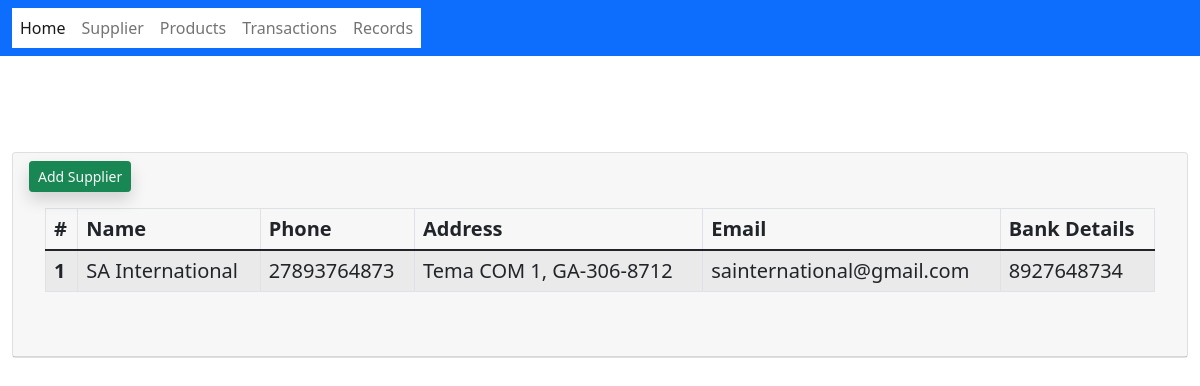
/records/list_suppliers, run on an earlier commit of the app's database.
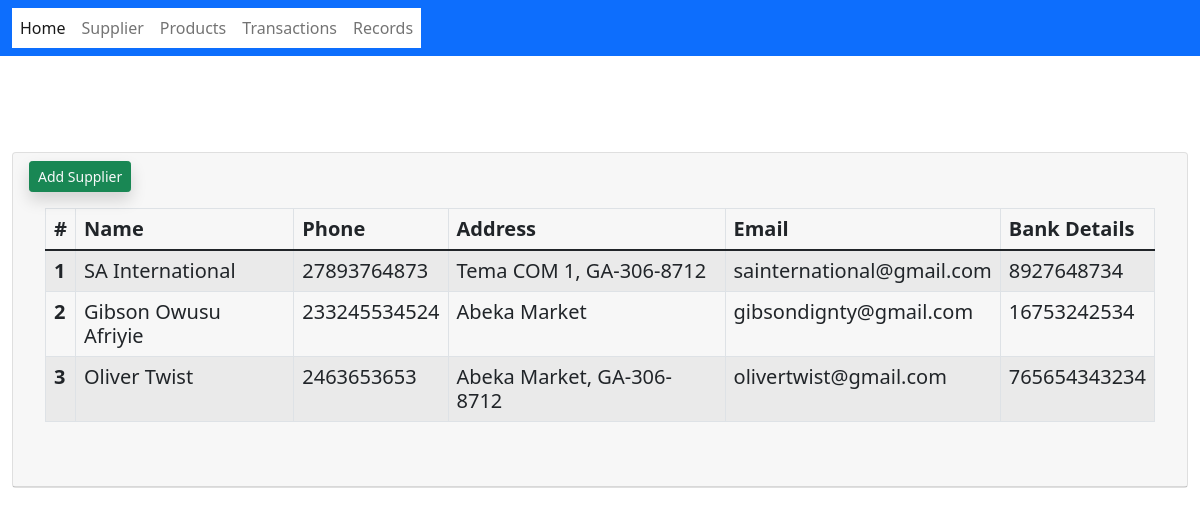
And on a later commit of the database.
### app/models.py (models this page shows, shortened)
class Supplier(models.Model):
    name = models.CharField(max_length=200, help_text='Enter your full name')
    contact = models.PositiveIntegerField(null=True, blank=True)
    address = models.CharField(max_length=255)
    email = models.EmailField(max_length = 150, help_text="")
    bank_details = models.CharField(max_length=200)

### app/views.py (the view)
# urls.py: path('records/list_suppliers', views.list_suppliers, name='list_suppliers'),
def list_suppliers(request):
    suppliers = Supplier.objects.all()
    return render(request, 'app/list_suppliers.html', {"suppliers": suppliers})

### app/templates/app/list_suppliers.html (shortened to what this page needs)
{% extends '../base.html' %}
{% block content %}
    <br><br><br><br>
    <div class="dashboard-wrapper">
        <div class="container-fluid dashboard-content">
            <div class="col-xl-12 col-lg-12 col-md-12 col-sm-12 col-12">
            <div class="card">
                <h5 class="card-header">
                    <a href="{% url 'new_supplier' %}" class="btn btn-sm btn-success shadow float-right text-light ml-5">Add Supplier </a>
                <div class="card-body">
                    <div class="table-responsive">
                        <table class="table table-striped table-bordered first">
                            <thead>
                                <tr>
                                    <th>#</th>
                                    <th>Name</th>
                                    <th>Phone</th>
                                    <th>Address</th>
                                    <th>Email</th>
                                    <th>Bank Details</th>
                                </tr>
                            </thead>
                            <tbody>
                            {% for supplier in suppliers %}
                                <tr>
                                    <th scope="row">{{supplier.id}}</th>
                                    <td>{{supplier.name}}</td>
                                    <td>{{supplier.contact}}</td>
                                    <td>{{supplier.address}}</td>
                                    <td>{{supplier.email}}</td>
                                    <td>{{supplier.bank_details}}</td>
                                </tr>
                            {% endfor %}
                            </tbody>
                        </table>
                        <br>
                    </div>
                </div>
            </div>
     </div>
        </div>
{% endblock content %}

### app/templates/base.html (shortened to what this page needs)
<!doctype html>
<html lang="en">
  <head>
    <link href="https://cdn.jsdelivr.net/npm/bootstrap@5.1.3/dist/css/bootstrap.min.css" rel="stylesheet">
  </head>
  <body>
        <nav class="navbar navbar-expand-lg navbar-light bg-primary">
        <div class="container-fluid">
            <div class="collapse navbar-collapse" id="navbarNav">
            <ul class="navbar-nav bg-white">
                <li class="nav-item">
                <a class="nav-link active" aria-current="page" href="{% url 'index' %}">Home</a>
                </li>
                <li class="nav-item ">
                <a class="nav-link b" href="{% url 'new_supplier' %}">Supplier</a>
                </li>
                <li class="nav-item">
                <a class="nav-link" href="{% url 'new_product' %}">Products</a>
                </li>
                <li class="nav-item">
                <a class="nav-link" href="{% url 'transactions' %}">Transactions</a>
                </li>
                <li class="nav-item">
                <a class="nav-link" href="{% url 'records' %}">Records</a>
                </li>
            </ul>
            </div>
        </div>
        </nav>
        {% block content %}{% endblock content %}
  </body>
</html>

What changed in the data, as far as the page shows it:
added Supplier: id "2", name "Gibson Owusu Afriyie", contact "233245534524", address "Abeka Market", email "gibsondignty@gmail.com", bank_details "16753242534"
added Supplier: id "3", name "Oliver Twist", contact "2463653653", address "Abeka Market, GA-306-8712", email "olivertwist@gmail.com", bank_details "765654343234"
